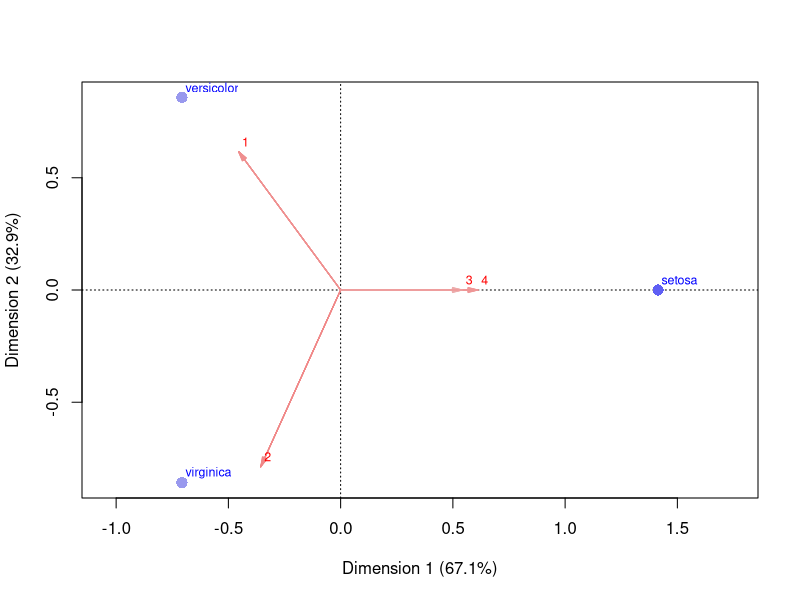

Generate this figure with R:
library(FactoMineR)
library(ca)
data(iris)

model <- kmeans(iris[, 1:4], centers = 4)
cmodel3 <- ca::ca(table(iris$Species, model$cluster), nd = 4)
plot(cmodel3,
    mass = TRUE, contrib = "absolute", map =
        "rowgreen", arrows = c(FALSE, TRUE)
)
